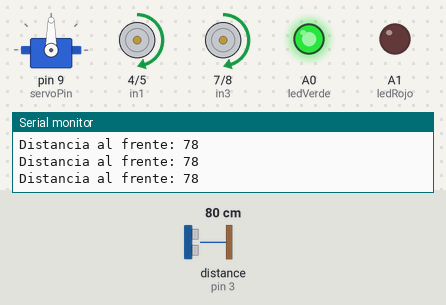
Simulated run of this sketch. Board: Arduino Uno, built with avr-gcc and run on an emulated ATmega328P. Parts: servo, motor-driver pin pairs drawn as motors (green arrow = first pin HIGH = forward, orange = second pin HIGH = backward, longer = more drive, scaled by the enable pin), output pins drawn as LEDs (lit = HIGH), the last lines printed to the serial monitor. Wiring (inferred from the names in the program): ultrasonic range finder: trigger pin 2; echo pin 3. Inputs (shaded band) come from the test bench; at power-on: distance to the obstacle (sensor on pin 3) 80 cm. The echo pulse lasts 58.3 µs per cm; pins used as bus, display or sensor lines are not drawn.

Above: at 1.2 s.
1.3 s: distance to the obstacle (sensor on pin 3) set to 12 cm
4.3 s: distance to the obstacle (sensor on pin 3) set to 9 cm
At 6.5 s:
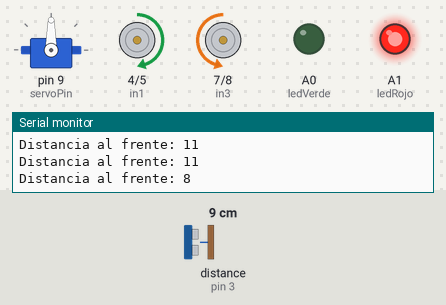
7.3 s: distance to the obstacle (sensor on pin 3) set to 18 cm
At 7.48 s:
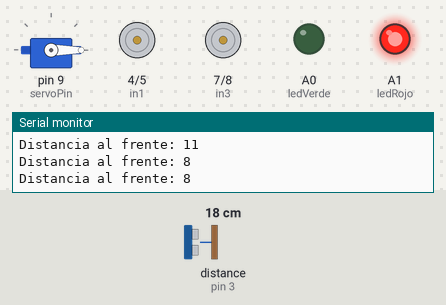
9.8 s: distance to the obstacle (sensor on pin 3) set to 2 cm
At 9.98 s:
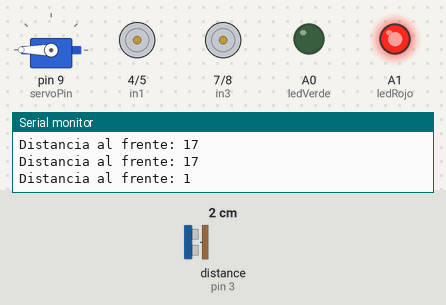
12.8 s: distance to the obstacle (sensor on pin 3) set to 60 cm
At 13.29 s:
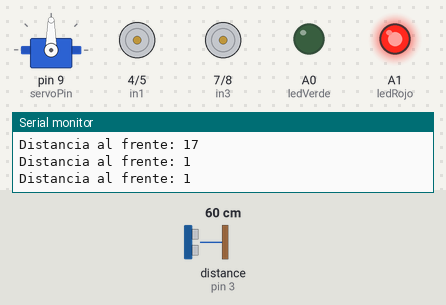
Timing chart, 0 to 15.8 s (numbered marks = the images above; inputs shaded):
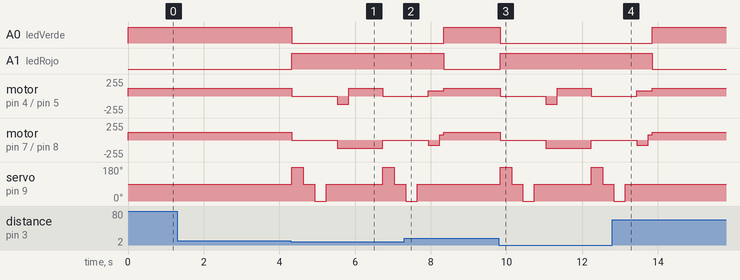

Measured:
- the behaviour switches between 11 and 10 cm on distance to the obstacle (sensor on pin 3) (found by bisection; images 0 and 1)
- after the input at 4.3 s, A0 (ledVerde): HIGH → LOW at once; A1 (ledRojo): LOW → HIGH at once
- after the input at 7.3 s, A0 (ledVerde): LOW → HIGH after 1.0 s; A1 (ledRojo): HIGH → LOW after 1.0 s; servo on pin 9 (servoPin): goes on until 7.6 s, then stays 90°
- after the input at 9.8 s, A0 (ledVerde): HIGH → LOW at once; A1 (ledRojo): LOW → HIGH at once
- after the input at 12.8 s, A0 (ledVerde): LOW → HIGH after 1.1 s; A1 (ledRojo): HIGH → LOW after 1.1 s; servo on pin 9 (servoPin): goes on until 13.1 s, then stays 90°

The sketch:

robot_deteccion_obstaculos.ino
```cpp
#include <Servo.h>

// Parámetros configurables
#define DISTANCIA_MINIMA 10      // Distancia mínima para detectar un obstáculo (en cm)
#define ANGULO_CENTRO 90         // Ángulo central del servo (en grados)
#define ANGULO_IZQUIERDA 180     // Ángulo para mirar a la izquierda (en grados)
#define ANGULO_DERECHA 0         // Ángulo para mirar a la derecha (en grados)
#define VELOCIDAD_AVANCE 120     // Velocidad de avance normal (0-255)
#define VELOCIDAD_AVANCE_LENTA 80 // Velocidad de avance reducida después del giro (0-255)
#define VELOCIDAD_GIRO 80        // Velocidad de giro (0-255)
#define TIEMPO_GIRO 300          // Tiempo de giro reducido (en ms)
#define TIEMPO_ESPERA_SERVO 300  // Tiempo de espera reducido para que el servo se mueva (en ms)
#define TIEMPO_FRENADO 100       // Tiempo de frenado suave (en ms)
#define TIEMPO_AVANCE 100        // Tiempo de avance entre verificaciones de distancia (en ms)

// Definición de pines
const int trigPin = 2;      // Pin Trig del HC-SR04
const int echoPin = 3;      // Pin Echo del HC-SR04
const int servoPin = 9;     // Pin del servo
const int in1 = 4;          // IN1 del L298N
const int in2 = 5;          // IN2 del L298N
const int in3 = 7;          // IN3 del L298N
const int in4 = 8;          // IN4 del L298N
const int enA = 6;          // ENA del L298N
const int enB = 11;         // ENB del L298N
const int ledVerde = A0;    // Pin del LED verde
const int ledRojo = A1;     // Pin del LED rojo

// Variables
Servo servo;
int distanciaFrente = 0;
int distanciaIzquierda = 0;
int distanciaDerecha = 0;

void setup() {
  // Configuración de pines
    pinMode(trigPin, OUTPUT);
    pinMode(echoPin, INPUT);
    pinMode(in1, OUTPUT);
    pinMode(in2, OUTPUT);
    pinMode(in3, OUTPUT);
    pinMode(in4, OUTPUT);
    pinMode(enA, OUTPUT);
    pinMode(enB, OUTPUT);
    pinMode(ledVerde, OUTPUT);
    pinMode(ledRojo, OUTPUT);

  // Inicializar servo
    servo.attach(servoPin);
    servo.write(ANGULO_CENTRO);  // Posición central del servo

  // Iniciar comunicación serial (para depuración)
    Serial.begin(9600);
}

void loop() {
  // Medir distancia al frente
    distanciaFrente = medirDistancia();

  // Mostrar distancia en el monitor serial
    Serial.print("Distancia al frente: ");
    Serial.println(distanciaFrente);

  // Lógica de movimiento
    if (distanciaFrente < DISTANCIA_MINIMA) {
        // Encender LED rojo y apagar LED verde
        digitalWrite(ledRojo, HIGH);
        digitalWrite(ledVerde, LOW);

        // Frenado suave
        detener();

        // Escanear el entorno
        distanciaIzquierda = escanear(ANGULO_IZQUIERDA);
        distanciaDerecha = escanear(ANGULO_DERECHA);

        // Tomar una decisión (priorizar giro a la derecha)
        if (distanciaDerecha > DISTANCIA_MINIMA) {
        girarDerecha();
        } else if (distanciaIzquierda > DISTANCIA_MINIMA) {
        girarIzquierda();
        } else {
        // Si no hay espacio a la derecha ni a la izquierda, retroceder y girar 180 grados
        retroceder();
        girar180();
        }
        delay(TIEMPO_GIRO);  // Tiempo de giro reducido

        // Avanzar lentamente después del giro
        avanzarLentamente();
    } else {
        // Encender LED verde y apagar LED rojo
        digitalWrite(ledVerde, HIGH);
        digitalWrite(ledRojo, LOW);

        // Asegurarse de que el servo esté en la posición central
        servo.write(ANGULO_CENTRO);

        // Avanzar
        avanzar();
    }
}

// Función para medir la distancia con el HC-SR04
int medirDistancia() {
    digitalWrite(trigPin, LOW);
    delayMicroseconds(2);
    digitalWrite(trigPin, HIGH);
    delayMicroseconds(10);
    digitalWrite(trigPin, LOW);

    long duracion = pulseIn(echoPin, HIGH);
    int distancia = duracion * 0.034 / 2;  // Convertir a cm
    return distancia;
}

// Función para escanear en una dirección específica
int escanear(int angulo) {
    servo.write(angulo);            // Girar servo al ángulo especificado
    delay(TIEMPO_ESPERA_SERVO);     // Esperar a que el servo se mueva
    int distancia = medirDistancia();  // Medir distancia
    servo.write(ANGULO_CENTRO);     // Volver a la posición central
    delay(TIEMPO_ESPERA_SERVO);     // Esperar a que el servo se mueva
    return distancia;
}

// Función para avanzar
void avanzar() {
    digitalWrite(in1, HIGH);
    digitalWrite(in2, LOW);
    digitalWrite(in3, HIGH);
    digitalWrite(in4, LOW);
    analogWrite(enA, VELOCIDAD_AVANCE);  // Velocidad motor A
    analogWrite(enB, VELOCIDAD_AVANCE);  // Velocidad motor B
}

// Función para avanzar lentamente después del giro
void avanzarLentamente() {
    unsigned long tiempoInicio = millis();
    while (millis() - tiempoInicio < TIEMPO_AVANCE) {
        distanciaFrente = medirDistancia();
        if (distanciaFrente < DISTANCIA_MINIMA) {
        // Si hay un obstáculo, detenerse
        detener();
        return;
        }
        digitalWrite(in1, HIGH);
        digitalWrite(in2, LOW);
        digitalWrite(in3, HIGH);
        digitalWrite(in4, LOW);
        analogWrite(enA, VELOCIDAD_AVANCE_LENTA);  // Velocidad reducida motor A
        analogWrite(enB, VELOCIDAD_AVANCE_LENTA);  // Velocidad reducida motor B
        delay(50);  // Pequeña pausa entre verificaciones
    }
}

// Función para frenar suavemente
void frenarSuavemente() {
    int velocidadActual = VELOCIDAD_AVANCE;
    while (velocidadActual > 0) {
        analogWrite(enA, velocidadActual);  // Reducir velocidad motor A
        analogWrite(enB, velocidadActual);  // Reducir velocidad motor B
        velocidadActual -= 10;              // Disminuir la velocidad gradualmente
        delay(TIEMPO_FRENADO);              // Pequeña pausa entre reducciones
    }
    detener();  // Detener completamente los motores
}

// Función para detener
void detener() {
    digitalWrite(in1, LOW);
    digitalWrite(in2, LOW);
    digitalWrite(in3, LOW);
    digitalWrite(in4, LOW);
    analogWrite(enA, 0);  // Detener motor A
    analogWrite(enB, 0);  // Detener motor B
}

// Función para girar a la izquierda
void girarIzquierda() {
    digitalWrite(in1, LOW);
    digitalWrite(in2, HIGH);
    digitalWrite(in3, HIGH);
    digitalWrite(in4, LOW);
    analogWrite(enA, VELOCIDAD_GIRO);  // Velocidad motor A
    analogWrite(enB, VELOCIDAD_GIRO);  // Velocidad motor B
}

// Función para girar a la derecha
void girarDerecha() {
    digitalWrite(in1, HIGH);
    digitalWrite(in2, LOW);
    digitalWrite(in3, LOW);
    digitalWrite(in4, HIGH);
    analogWrite(enA, VELOCIDAD_GIRO);  // Velocidad motor A
    analogWrite(enB, VELOCIDAD_GIRO);  // Velocidad motor B
}

// Función para retroceder
void retroceder() {
    digitalWrite(in1, LOW);
    digitalWrite(in2, HIGH);
    digitalWrite(in3, LOW);
    digitalWrite(in4, HIGH);
    analogWrite(enA, VELOCIDAD_GIRO);  // Velocidad motor A
    analogWrite(enB, VELOCIDAD_GIRO);  // Velocidad motor B
    delay(TIEMPO_GIRO);                // Tiempo de retroceso
}

// Función para girar 180 grados
void girar180() {
    girarDerecha();  // Girar a la derecha durante el doble del tiempo de giro normal
    delay(TIEMPO_GIRO * 2);  // Tiempo de giro para 180 grados
}
```
